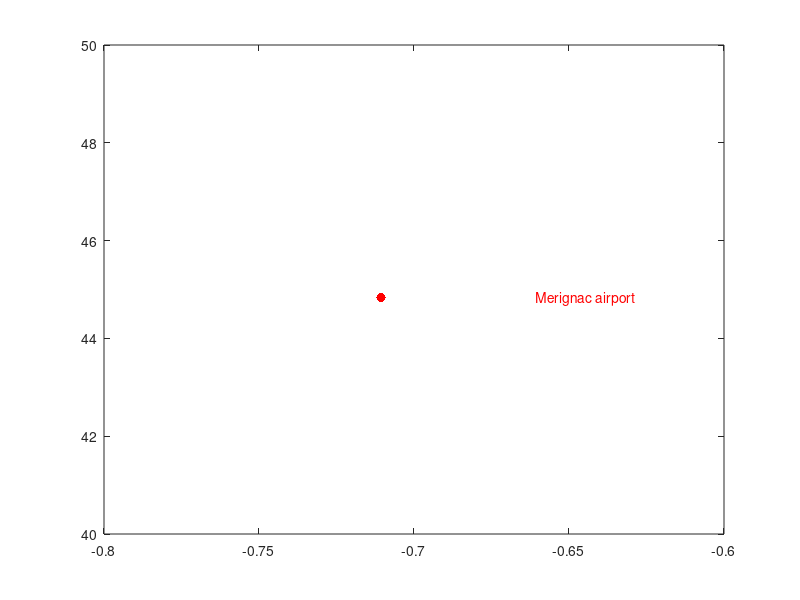

Recreate this plot in MATLAB. (Note: this script raises an error after producing the figure.)
function [ output_args ] = planes_on_map_init()
%PLANES_ON_MAP_INIT Initialisation de la carte pour l'affichage des avions

fprintf('Initialisation de la carte ... ');

%% La fonction plot_google_map affiche des longitudes/lattitudes en degre decimaux,
MER_LON = -0.710648; % Longitude de l'aeroport de Merignac
MER_LAT = 44.836316; % Latitude de l'aeroport de Merignac

figure(1);
plot(MER_LON,MER_LAT,'.r','MarkerSize',20);% On affiche l'aeroport de Merignac sur la carte
text(MER_LON+0.05,MER_LAT,'Merignac airport','color','r')
plot_google_map('MapType','terrain','ShowLabels',0) % On affiche une carte sans le nom des villes

xlabel('Longitude en degres');
ylabel('Lattitude en degres');

hold on;
% pause(1);

fprintf('Done.\n');

end

